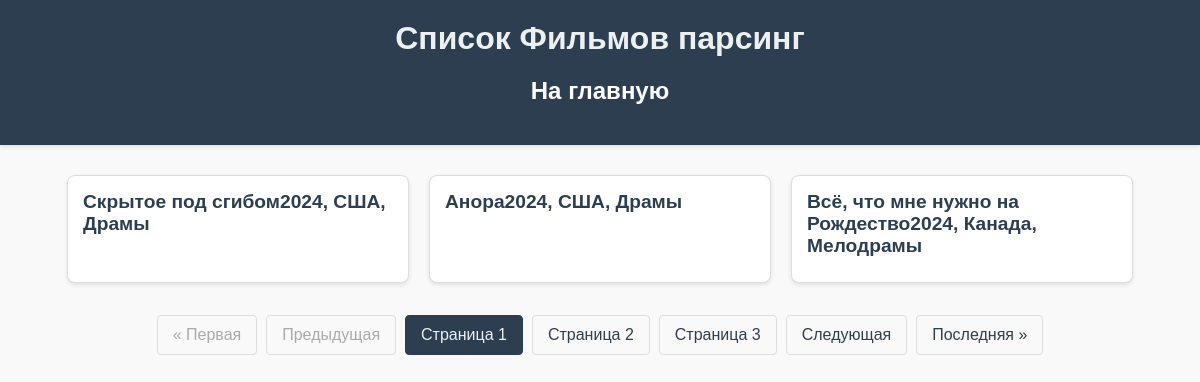
/rezka_film_list/, run on the app's committed database.
### parser_app/models.py (models this page shows, shortened)
class RezkaModel(models.Model):
    title = models.CharField(max_length=100)
    image = models.URLField()

### parser_app/views.py (the view)
# urls.py: path('rezka_film_list/', views.RezkaListView.as_view(), name='rezka_list'),
class RezkaListView(generic.ListView):
    template_name = 'parser/rezka_list.html'
    context_object_name = 'rezka'
    model = models.RezkaModel
    paginate_by = 3
    def get_queryset(self):
        return self.model.objects.all().order_by('-id')

### templates/parser/rezka_list.html (shortened to what this page needs)
<!DOCTYPE html>
<html lang="ru">
<head>
</head>
<body>
    <header>
        <h1>Список Фильмов парсинг</h1>
        <a href="/" style="text-decoration: none; color: white">
            <h2>На главную</h2>
        </a>
    </header>
    <div class="container">
        {% if rezka %}
            <div class="films">
                {% for i in rezka %}
                    <div class="film">
                        <div class="film-content">
                            <h2 class="film-title">{{ i.title }}</h2>
                        </div>
                    </div>
                {% endfor %}
            </div>
        {% else %}
            <p class="no-films">Фильмы не найдены.</p>
        {% endif %}
        {% if is_paginated %}
            <div class="pagination">
                {% if page_obj.has_previous %}
                    <a href="?page=1" aria-label="Первая">&laquo; Первая</a>
                    <a href="?page={{ page_obj.previous_page_number }}" aria-label="Предыдущая">Предыдущая</a>
                {% else %}
                    <span class="disabled" aria-label="Первая">&laquo; Первая</span>
                    <span class="disabled" aria-label="Предыдущая">Предыдущая</span>
                {% endif %}
                {% for num in paginator.page_range %}
                    {% if num == page_obj.number %}
                        <span class="current">Страница {{ num }}</span>
                    {% elif num > page_obj.number|add:'-3' and num < page_obj.number|add:'3' %}
                        <a href="?page={{ num }}">Страница {{ num }}</a>
                    {% endif %}
                {% endfor %}
                {% if page_obj.has_next %}
                    <a href="?page={{ page_obj.next_page_number }}" aria-label="Следующая">Следующая</a>
                    <a href="?page={{ paginator.num_pages }}" aria-label="Последняя">Последняя &raquo;</a>
                {% else %}
                    <span class="disabled" aria-label="Следующая">Следующая</span>
                    <span class="disabled" aria-label="Последняя">Последняя &raquo;</span>
                {% endif %}
            </div>
        {% endif %}
    </div>
</body>
</html>

### templates/parser/rezka_list.html (style rules this page uses)
body { font-family: Arial, sans-serif; background-color: #f9f9f9; margin: 0; padding: 0; }
header { background-color: #2c3e50; color: #ecf0f1; padding: 20px 0; text-align: center; box-shadow: 0 2px 4px rgba(0,0,0,0.1); }
header h1 { margin: 0; font-size: 2em; }
.container { width: 90%; max-width: 1200px; margin: 30px auto; }
.films { display: flex; flex-wrap: wrap; gap: 20px; justify-content: center; }
.film { background-color: #fff; border: 1px solid #ddd; border-radius: 8px; overflow: hidden; width: calc(33.333% - 20px); box-shadow: 0 2px 4px rgba(0,0,0,0.1); transition: transform 0.2s, box-shadow 0.2s; }
.film-content { padding: 15px; }
.film-title { font-size: 1.2em; margin: 0 0 10px 0; color: #2c3e50; }
.pagination { display: flex; justify-content: center; margin: 30px 0; flex-wrap: wrap; gap: 5px; }
.pagination a, .pagination span { padding: 10px 15px; margin: 2px; border: 1px solid #ddd; border-radius: 4px; text-decoration: none; color: #2c3e50; transition: background-color 0.2s, color 0.2s; }
.pagination .current { background-color: #2c3e50; color: #ecf0f1; border-color: #2c3e50; }
.pagination .disabled { color: #aaa; border-color: #ddd; pointer-events: none; }

### data on the page
RezkaModel: title "Скрытое под сгибом2024, США, Драмы"
RezkaModel: title "Анора2024, США, Драмы"
RezkaModel: title "Всё, что мне нужно на Рождество2024, Канада, Мелодрамы"

### other printed values
{{ num }} "1"
{{ num }} "2" "3"
